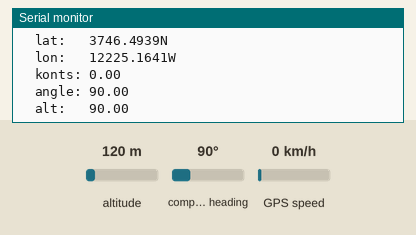
Recording of a sketch running on a simulated Teensy 4. On the bench: the last lines printed to the serial monitor. The inputs (shaded band) are chosen by the test bench; at power-on: compass heading 90°, GPS speed 0 km/h, altitude 120 m. The GPS gets a fix after 3 s at 37.7749, -122.4194 with 8 satellites.

Above: at 4.8 s.
4.9 s: compass heading set to 7°
At 6.3 s:
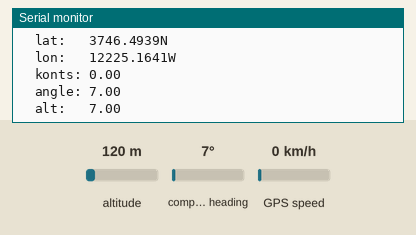
6.5 s: GPS speed set to 2 km/h
At 7.9 s:
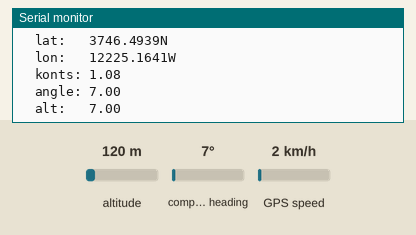
8.1 s: compass heading set to 180°
At 10.3 s:
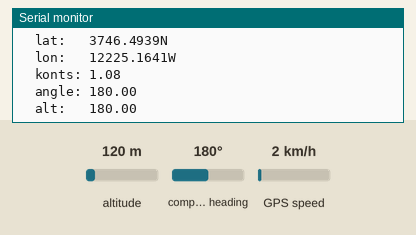
Timing chart, 0 to 11.8 s (numbered marks = the images above; inputs shaded):
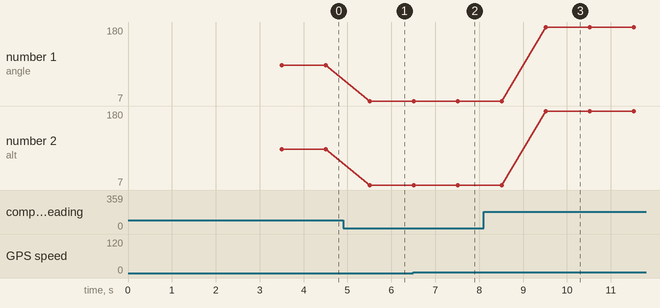

The sketch:

gps_test.ino
```cpp
/******************************************************************************
    Notes: needed to edit Adafruit_GPS.cpp to get to work - changed isDigit
    and isAlpha to isdigit and isalpha.
 ******************************************************************************/
#include <Adafruit_GPS.h>
#include <Streaming.h>

#define gpsSerial Serial1
const unsigned long gpsReadDt = 1000;
void gpsReadCallback();

Adafruit_GPS GPS(&gpsSerial);
IntervalTimer timer;
volatile bool haveNewData = false;


void setup()
{
    Serial.begin(9600);

    // Setup GPS
    GPS.begin(9600);
    gpsSerial.begin(9600);

    GPS.sendCommand(PMTK_SET_NMEA_OUTPUT_RMCGGA);
    GPS.sendCommand(PMTK_SET_NMEA_UPDATE_1HZ);   // 1 Hz update rate
    GPS.sendCommand(PGCMD_ANTENNA);

    timer.priority(115);
    timer.begin(gpsReadCallback,gpsReadDt);
}


void loop()
{
    static unsigned long lastUpdate = 0;

    if (GPS.newNMEAreceived()) {
        if (!GPS.parse(GPS.lastNMEA()))
            return;
    }

    noInterrupts();
    if (millis() - lastUpdate > 1000)
    {
        lastUpdate = millis();

        Serial << "GPS Data" << endl;
        Serial << "----------------------------------------------" << endl;
        Serial << _DEC(GPS.day)     << "/";
        Serial << _DEC(GPS.month)   << "/20";
        Serial << _DEC(GPS.year)    << " ";
        Serial << _DEC(GPS.hour)    << ":";
        Serial << _DEC(GPS.minute)  << ":";
        Serial << _DEC(GPS.seconds) << endl;
        Serial << "fix: "  << int(GPS.fix) << " ";
        Serial << "qual: " << int(GPS.fixquality) << " ";
        Serial << "num: "  << int(GPS.satellites);
        if (GPS.fix)
        {
            Serial << endl;
            Serial << "  lat:   " << _FLOAT(GPS.latitude,4)  <<  GPS.lat << endl;
            Serial << "  lon:   " << _FLOAT(GPS.longitude,4) <<  GPS.lon << endl;
            Serial << "  konts: " << GPS.speed << endl;
            Serial << "  angle: " << GPS.angle << endl;
            Serial << "  alt:   " << GPS.angle << endl;
        }
        Serial << endl;
        haveNewData = false;
    }
    interrupts();

    delay(500);
}


void gpsReadCallback()
{
    GPS.read();
}
```

Measured:
- after the input at 4.9 s, the serial monitor: prints a new line after 0.61 s (image 1)
- after the input at 6.5 s, the serial monitor: prints a new line after 1.0 s (image 2)
- after the input at 8.1 s, the serial monitor: prints a new line after 1.4 s (image 3)
- plotted number 1: 90 → 7 after the input at 4.9 s, 7 → 180 after the input at 8.1 s
- plotted number 2: 90 → 7 after the input at 4.9 s, 7 → 180 after the input at 8.1 s
